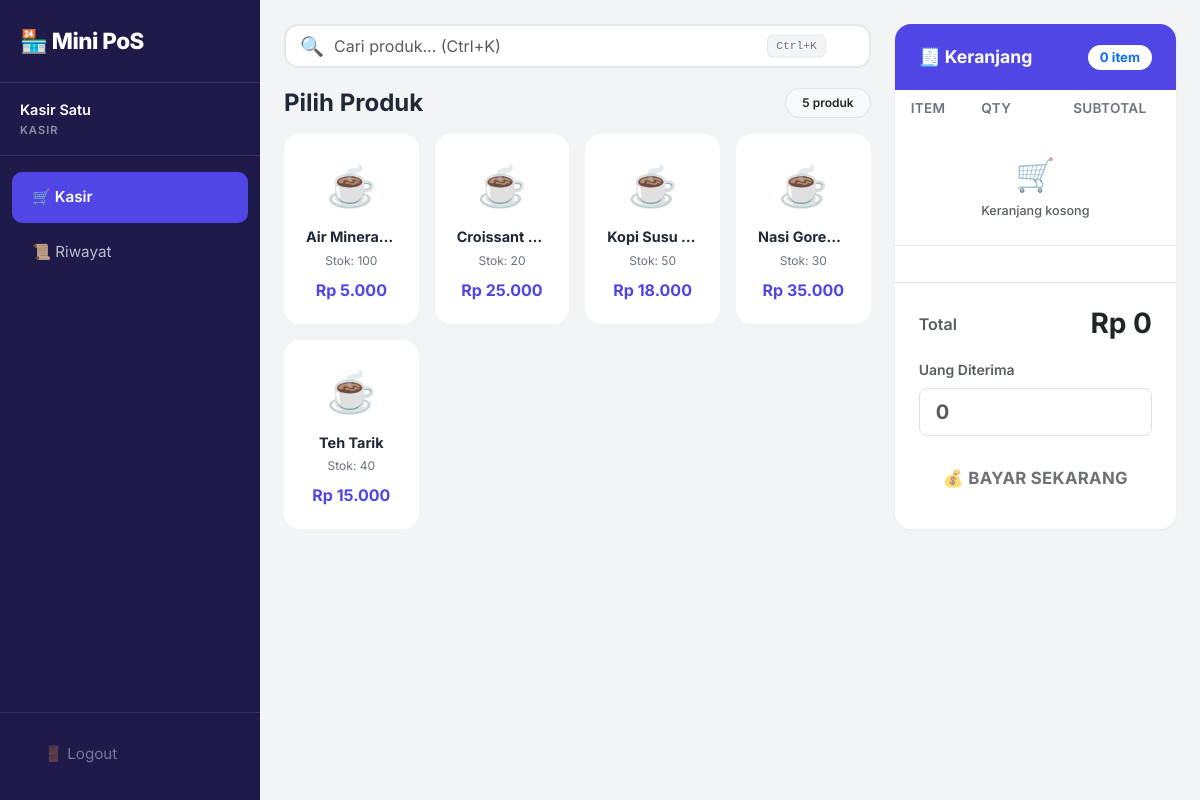
Page /index.php (signed in) on the committed database.
### tables this page shows
CREATE TABLE products (
    id INT AUTO_INCREMENT PRIMARY KEY,
    name VARCHAR(100) NOT NULL,
    price DECIMAL(12,2) NOT NULL,
    stock INT NOT NULL DEFAULT 0,
    created_at TIMESTAMP DEFAULT CURRENT_TIMESTAMP,
    updated_at TIMESTAMP NULL DEFAULT NULL ON UPDATE CURRENT_TIMESTAMP
);

### config/database.php (called while the page is built, shortened)
<?php
function formatRupiah($number): string
{
    return 'Rp ' . number_format((float)$number, 0, ',', '.');
}

### index.php (the view, shortened to what this page needs)
<?php
require_once 'config/database.php';
$stmt = $pdo->query("SELECT * FROM products ORDER BY name ASC");
$allProducts = $stmt->fetchAll();
$products = array_filter($allProducts, fn($p) => $p['stock'] > 0);
?>
<!DOCTYPE html>
<html lang="id">
<head>
    <link href="https://cdn.jsdelivr.net/npm/bootstrap@5.3.0/dist/css/bootstrap.min.css" rel="stylesheet">
    <link rel="stylesheet" href="assets/style.css">
</head>
<body>
    <div class="sidebar" id="sidebar">
        <div class="brand">🏪 Mini PoS</div>
        <div class="user-info">
            <div class="name"><?= htmlspecialchars($_SESSION['full_name']) ?></div>
            <div class="role"><?= $_SESSION['role'] ?></div>
        </div>
        <nav>
            <a href="index.php" class="nav-link active">🛒 Kasir</a>
            <a href="history.php" class="nav-link">📜 Riwayat</a>
        </nav>
        <div class="sidebar-footer">
            <a href="logout.php" class="nav-link logout">🚪 Logout</a>
        </div>
    </div>
    <div class="main-content">
        <div class="row g-3 g-lg-4">
            <div class="col-12 col-lg-7 col-xl-8">
                <div class="search-wrapper">
                    <span class="search-icon">🔍</span>
                    <input type="text" id="productSearch" class="form-control form-control-lg"
                        placeholder="Cari produk... (Ctrl+K)" autocomplete="off">
                    <span class="shortcut-hint d-none d-md-inline">Ctrl+K</span>
                </div>
                <div class="d-flex justify-content-between align-items-center mb-3">
                    <h4 class="fw-bold m-0">Pilih Produk</h4>
                    <span class="badge bg-light text-dark border px-3 py-2 d-none d-sm-inline" id="productCount">
                        <?= count($products) ?> produk
                    </span>
                </div>
                <div class="row g-2 g-md-3" id="productGrid">
                    <?php foreach ($allProducts as $p): ?>
                        <div class="col-6 col-md-4 col-xl-3 product-col"
                            data-name="<?= strtolower(htmlspecialchars($p['name'])) ?>">
                            <div class="product-card <?= $p['stock'] <= 0 ? 'out-of-stock' : '' ?>"
                                onclick="<?= $p['stock'] > 0 ? "addToCart({$p['id']}, '" . addslashes($p['name']) . "', {$p['price']})" : '' ?>">
                                <div class="icon">☕</div>
                                <div class="name text-truncate"><?= htmlspecialchars($p['name']) ?></div>
                                <div class="stock">Stok: <?= $p['stock'] ?></div>
                                <div class="price"><?= formatRupiah($p['price']) ?></div>
                            </div>
                        </div>
                    <?php endforeach; ?>
                </div>
            </div>
            <div class="col-12 col-lg-5 col-xl-4">
                <div class="card cart-panel h-100">
                    <div class="card-header d-flex justify-content-between align-items-center">
                        <span>🧾 Keranjang</span>
                        <span class="badge bg-white text-primary fw-bold" id="cart-count">0 item</span>
                    </div>
                    <div class="card-body p-0">
                        <div class="table-responsive">
                            <table class="table cart-table mb-0">
                                <thead>
                                    <tr>
                                        <th class="ps-3">Item</th>
                                        <th>Qty</th>
                                        <th class="text-end">Subtotal</th>
                                        <th></th>
                                    </tr>
                                </thead>
                                <tbody id="cart-body">
                                    <tr>
                                        <td colspan="4" class="text-center py-4 text-muted">
                                            <div style="font-size:2rem;">🛒</div>
                                            <small>Keranjang kosong</small>
                                        </td>
                                    </tr>
                                </tbody>
                            </table>
                        </div>
                    </div>
                    <div class="card-footer bg-white border-top p-3 p-md-4">
                        <div class="d-flex justify-content-between align-items-center mb-3">
                            <span class="text-muted fw-semibold">Total</span>
                            <h3 class="fw-bold text-dark m-0" id="grand-total">Rp 0</h3>
                        </div>
                        <form id="checkout-form" action="process_sale.php" method="POST">
                            <div class="mb-3">
                                <label class="form-label small text-muted fw-semibold">Uang Diterima</label>
                                <input type="number" name="pay_amount" class="form-control form-control-lg fw-bold" required min="0" step="any" placeholder="0">
                            </div>
                            <button type="submit" class="btn btn-pay w-100" id="btn-checkout" disabled>
                                💰 BAYAR SEKARANG
                            </button>
                        </form>
                    </div>
                </div>
            </div>
        </div>
    </div>
</body>
</html>

### assets/style.css (style rules this page uses)
:root { --primary: #4f46e5; --primary-hover: #4338ca; --primary-light: rgba(79, 70, 229, 0.1); --bg-body: #f3f4f6; --card-bg: #ffffff; --text-main: #1f2937; --text-muted: #6b7280; --border-color: #e5e7eb; --sidebar-width: 260px; --sidebar-collapsed: 0px; }
* { font-family: 'Inter', sans-serif; box-sizing: border-box; }
body { background-color: var(--bg-body); color: var(--text-main); overflow-x: hidden; min-height: 100vh; }
.sidebar { width: var(--sidebar-width); min-height: 100vh; background: #1e1b4b; position: fixed; left: 0; top: 0; z-index: 1050; transition: transform 0.3s ease, width 0.3s ease; display: flex; flex-direction: column; overflow-y: auto; }
.sidebar .brand { padding: 24px 20px; font-size: 1.4rem; font-weight: 800; color: #fff; letter-spacing: -0.5px; border-bottom: 1px solid rgba(255,255,255,0.1); flex-shrink: 0; }
.sidebar .user-info { padding: 16px 20px; border-bottom: 1px solid rgba(255,255,255,0.1); flex-shrink: 0; }
.sidebar .user-info .name { color: white; font-weight: 600; font-size: 0.9rem; margin-bottom: 2px; }
.sidebar .user-info .role { color: rgba(255,255,255,0.5); font-size: 0.7rem; text-transform: uppercase; letter-spacing: 1px; font-weight: 600; }
.sidebar nav { flex-grow: 1; padding: 12px 0; }
.sidebar .nav-link { color: rgba(255,255,255,0.7); padding: 14px 20px; margin: 4px 12px; border-radius: 10px; transition: all 0.2s; display: flex; align-items: center; gap: 12px; text-decoration: none; font-size: 0.95rem; }
.sidebar .nav-link:hover, .sidebar .nav-link.active { background: rgba(255,255,255,0.1); color: #fff; font-weight: 600; }
.sidebar .nav-link.active { background: var(--primary); }
.sidebar .nav-link.logout { color: rgba(255,255,255,0.4); margin-top: auto; }
.sidebar-footer { padding: 16px 12px; border-top: 1px solid rgba(255,255,255,0.1); flex-shrink: 0; margin-top: auto; }
.main-content { margin-left: var(--sidebar-width); padding: 30px; min-height: 100vh; transition: margin-left 0.3s ease; width: calc(100% - var(--sidebar-width)); }
.card { border: none; border-radius: 16px; box-shadow: 0 1px 3px rgba(0,0,0,0.05); background: var(--card-bg); }
.card-header { background: transparent; border-bottom: 1px solid var(--border-color); padding: 20px 24px; font-weight: 700; font-size: 1.1rem; }
.product-card { cursor: pointer; border-radius: 16px; border: 2px solid transparent; transition: all 0.25s cubic-bezier(0.4, 0, 0.2, 1); background: #fff; padding: 20px; text-align: center; height: 100%; display: flex; flex-direction: column; justify-content: center; }
.product-card .icon { font-size: 2.5rem; margin-bottom: 10px; }
.product-card .name { font-weight: 700; margin-bottom: 4px; font-size: 0.9rem; }
.product-card .stock { font-size: 0.75rem; color: var(--text-muted); margin-bottom: 8px; }
.product-card .price { color: var(--primary); font-weight: 700; font-size: 1rem; }
.cart-panel { position: sticky; top: 30px; border-radius: 16px; overflow: hidden; }
.cart-panel .card-header { background: var(--primary); color: #fff; border: none; }
.cart-table th { font-size: 0.75rem; text-transform: uppercase; letter-spacing: 0.5px; color: var(--text-muted); border: none; }
.cart-table td { vertical-align: middle; border-color: var(--border-color); font-weight: 500; font-size: 0.9rem; }
.btn-pay { background: #059669; border: none; border-radius: 12px; font-size: 1.05rem; padding: 14px; font-weight: 700; letter-spacing: 0.3px; }
.table th { font-weight: 600; font-size: 0.85rem; text-transform: uppercase; letter-spacing: 0.3px; }
.table td { font-size: 0.9rem; }
.badge { font-weight: 600; padding: 6px 12px; border-radius: 50px; }
@media (max-width: 1200px) { .main-content { padding: 24px; } }

### index.php (style rules this page uses)
.search-wrapper { position: relative; margin-bottom: 20px; }
.search-wrapper input { padding-left: 48px; border-radius: 14px; border: 2px solid var(--border-color); font-size: 1rem; transition: all 0.2s; }
.search-icon { position: absolute; left: 16px; top: 50%; transform: translateY(-50%); font-size: 1.2rem; color: var(--text-muted); pointer-events: none; }
.shortcut-hint { position: absolute; right: 45px; top: 50%; transform: translateY(-50%); background: #f3f4f6; border: 1px solid var(--border-color); border-radius: 6px; padding: 2px 8px; font-size: 0.7rem; color: var(--text-muted); font-family: monospace; pointer-events: none; }

### rows in the picture
products: name "Air Minera…", stock "100", price "Rp 5.000"
products: name "Croissant…", stock "20", price "Rp 25.000"
products: name "Kopi Susu…", stock "50", price "Rp 18.000"
products: name "Nasi Gore…", stock "30", price "Rp 35.000"
products: name "Teh Tarik", stock "40", price "Rp 15.000"

### other values in the picture
$_SESSION['full_name'] "Kasir Satu"
$_SESSION['role'] "KASIR"
count($products) "5"
